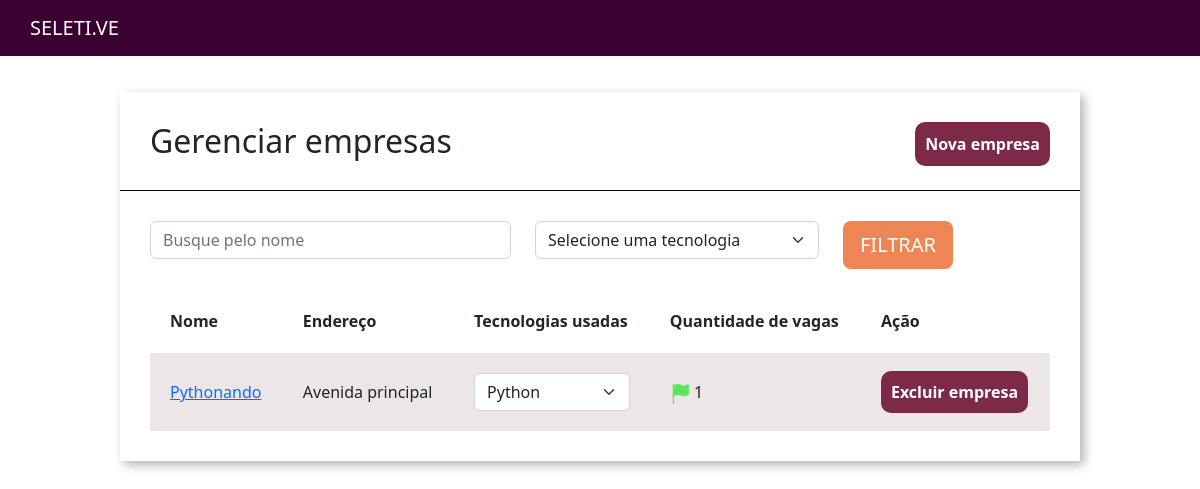
Page /home/ on the earlier database version.
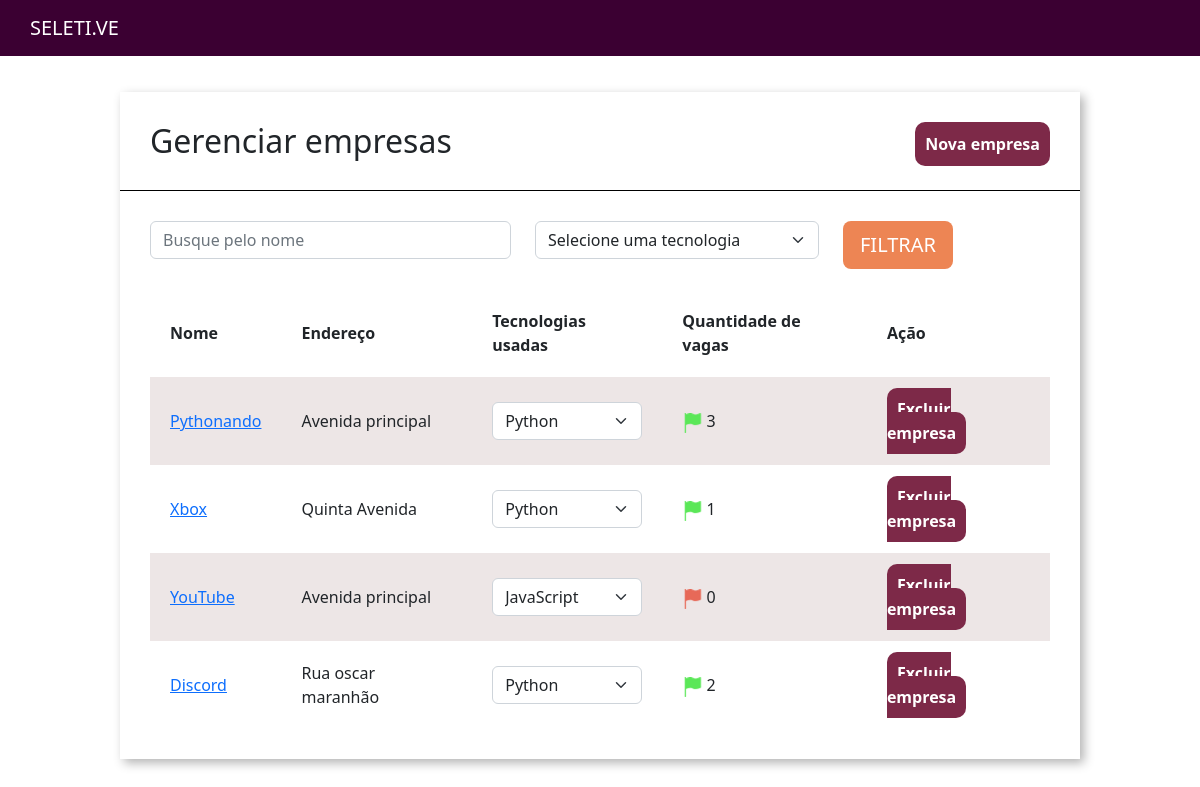
Same page on the later database version.
### empresa/models.py (models this page shows, shortened)
class Empresa(models.Model):
    choices_nicho_mercado = (
        ('M', 'Marketing'),
        ('N', 'Nutrição'),
        ('D', 'Design'),
        ('T', 'Tecnologia'),
    )
    logo = models.ImageField(upload_to='logo_empresa', null=True)
    nome = models.CharField(max_length=30)
    email = models.EmailField()
    cidade = models.CharField(max_length=30)
    tecnologias = models.ManyToManyField(Tecnologias)
    endereco = models.CharField(max_length=30)
    caracteristica_empresa = models.TextField()
    nicho_mercado = models.CharField(max_length=4, choices=choices_nicho_mercado)
    def qtd_vagas(self):
        return Vagas.objects.filter(empresa__id=self.id).count()

### empresa/views.py (the view)
# urls.py: path('', views.empresas),
def empresas(request):
    technologias_filtrar = request.GET.get('tecnologias')
    nome_filtrar = request.GET.get('nome')
    empresas = Empresa.objects.all()
    if technologias_filtrar:
        empresas = empresas.filter(tecnologias=technologias_filtrar)
    if nome_filtrar:
        empresas = empresas.filter(nome__icontains=nome_filtrar)
    tecnologias = Tecnologias.objects.all()
    return render(request, 'empresa.html', {'empresas': empresas, 'tecnologias': tecnologias})

### empresa/models.py (called while the page is built)
    def __str__(self):
        return self.tecnologia

### empresa/templatetags/filtro.py (called while the page is built)
@register.filter(name='is_par')
def is_par(valor):
    if valor % 2 == 0:
        return True
    else:
        return False

### empresa/templates/empresa.html (shortened to what this page needs)
{% extends 'base.html' %}
{% load static %}
{% load filtro %}
{% block 'head'%}
    <link rel="stylesheet" href="{% static 'empresa/css/empresas.css'%}">
{% endblock %}
{% block 'body' %}
    <div class="wrapper">
        <div class="box">
            <div class="header-box">
                <h2 class="titulo">Gerenciar empresas</h2>
                <a href={% url 'nova_empresa'%} class="btn-nova-empresa">Nova empresa</a>
            </div>
            <div class="borda-box"></div>
            <div class="body-box">
                <form action='{% url "empresa" %}' method="GET">{% csrf_token %}
                <div class="row">
                        <div class="col-md-5">
                            <input type="text" placeholder="Busque pelo nome" class="form-control" name="nome">
                        </div>
                        <div class="col-md-4">
                            <select class="form-select" name="tecnologias">
                                <option value="">Selecione uma tecnologia</option>
                            </select>
                        </div>
                    <div class="col-md-3">
                        <input type="submit" value="FILTRAR" class="btn btn-lg btn-orange">
                    </div>
                </div>
                </form>
                <table class="tabela" cellpadding="20">
                    <tr>
                        <th>Nome</th>
                        <th>Endereço</th>
                        <th>Tecnologias usadas</th>
                        <th>Quantidade de vagas</th>
                        <th>Ação</th>
                    </tr>
                        {% for empresa in empresas%}
                            <tr {% if not forloop.counter|is_par %} class="tabela-linha" {% endif %}>
                                <td><a href="{% url 'empresa_unica' empresa.id %}">{{empresa.nome}}<a/></td>
                                <td>{{empresa.endereco}}</td>
                                <td>
                                    <select class="form-select">       {% for tec in empresa.tecnologias.all%}
                                            <option>{{tec}}</option>
                                        {% endfor%}
                                    </select>
                                </td>
                                <td>
                                    {% if empresa.qtd_vagas >= 1%}
                                        <img style='width: 20px' src="{% static 'empresa/img/flag_green.png'%}" alt="bandeira verde">
                                    {% else %}
                                        <img style='width: 20px' src="{% static 'empresa/img/flag_red.png'%}" alt="bandeira vermelha">
                                    {% endif %}
                                    {{empresa.qtd_vagas}}
                                </td>
                                <td>
                                    <a href="{% url 'excluir_empresa' empresa.id %}"class="btn-excluir">Excluir empresa</a>
                                </td>
                            </tr>
                        {% endfor%}
                </table>
            </div>
        </div>
    </div>
{% endblock%}

### templates/base.html (shortened to what this page needs)
{% load static%}
<!doctype html>
<html lang="pt-BR">
  <head>
    <link href="{% static 'base/css/base.css' %}" rel="stylesheet">
    <link href="https://cdn.jsdelivr.net/npm/bootstrap@5.2.2/dist/css/bootstrap.min.css" rel="stylesheet">
    {% block 'head' %} {% endblock%}
  </head>
  <body>
    <nav class="navbar navbar-expand-lg navbar-dark bg-nav">
        <a style='padding-left: 30px;' class="navbar-brand" href="{% url 'empresa' %}">SELETI.VE</a>
    </nav>
    {% block 'body' %}{% endblock%}
  </body>
</html>

### templates/static/base/css/base.css (style rules this page uses)
body { background-color: #C6C6C6; }
.bg-nav { background-color: #3B0032 !important; padding: 10px; }

### templates/static/empresa/css/empresas.css (style rules this page uses)
.wrapper { margin-top: 3%; display: flex; flex-direction: row; justify-content: center; align-items: center; }
.box { width: 80vw; background: #fff; box-shadow: 4px 4px 10px rgba(0,0,0,.3); }
.titulo { display: inline; }
.btn-nova-empresa { float: right; text-decoration: none; color: white; background-color: #7D2948; padding: 10px; border-radius: 10px; font-weight: bold; }
.header-box { padding: 30px; }
.borda-box { border-top: 1px solid black; }
.body-box { padding: 30px; }
.btn-orange { background-color: #ED8554; color: rgb(255, 255, 255); }
.tabela { width: 100%; margin-top: 20px; }
.tabela-linha { background-color: #EDE6E6; }
.btn-excluir { text-decoration: none; color: white; background-color: #7D2948; padding: 10px; border-radius: 10px; font-weight: bold; }

Differences in the rows shown:
computed for Empresa "Pythonando": qtd_vagas "1" → "3"
added Empresa: nome "Xbox", endereco "Quinta Avenida", qtd_vagas "1"
added Empresa: nome "YouTube", endereco "Avenida principal", qtd_vagas "0"
added Empresa: nome "Discord", endereco "Rua oscar maranhão", qtd_vagas "2"
